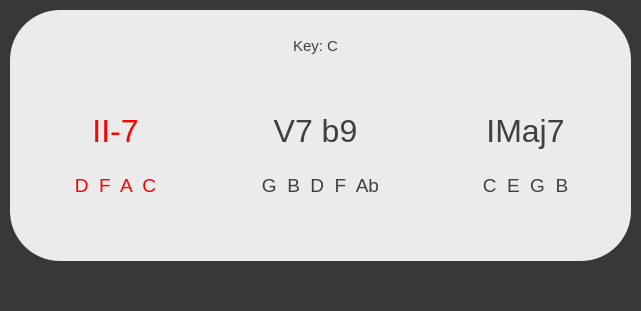
   <widget class="QFrame" name="holder">
    <property name="geometry">
     <rect>
      <x>200</x>
      <y>80</y>
      <width>641</width>
      <height>311</height>
     </rect>
    </property>
    <property name="styleSheet">
     <string notr="true">background:rgb(56, 56, 56);
border-width:1px;
border-radius:50px;
border-color: red;</string>
    </property>
    <property name="frameShape">
     <enum>QFrame::StyledPanel</enum>
    </property>
    <property name="frameShadow">
     <enum>QFrame::Raised</enum>
    </property>
    <widget class="QFrame" name="sheet">
     <property name="geometry">
      <rect>
       <x>10</x>
       <y>10</y>
       <width>621</width>
       <height>251</height>
      </rect>
     </property>
     <property name="styleSheet">
      <string notr="true">background: rgb(235, 235, 235)</string>
     </property>
     <property name="frameShape">
      <enum>QFrame::StyledPanel</enum>
     </property>
     <property name="frameShadow">
      <enum>QFrame::Raised</enum>
     </property>
     <widget class="QLabel" name="keylabel">
      <property name="geometry">
       <rect>
        <x>240</x>
        <y>20</y>
        <width>131</width>
        <height>31</height>
       </rect>
      </property>
      <property name="font">
       <font>
        <pointsize>11</pointsize>
       </font>
      </property>
      <property name="styleSheet">
       <string notr="true">color:rgb(63, 63, 63)</string>
      </property>
      <property name="text">
       <string>Key: C</string>
      </property>
      <property name="alignment">
       <set>Qt::AlignCenter</set>
      </property>
     </widget>
     <widget class="QLabel" name="chord1">
      <property name="geometry">
       <rect>
        <x>210</x>
        <y>80</y>
        <width>191</width>
        <height>81</height>
       </rect>
      </property>
      <property name="font">
       <font>
        <pointsize>24</pointsize>
       </font>
      </property>
      <property name="autoFillBackground">
       <bool>false</bool>
      </property>
      <property name="styleSheet">
       <string notr="true">color:rgb(63, 63, 63)</string>
      </property>
      <property name="frameShadow">
       <enum>QFrame::Sunken</enum>
      </property>
      <property name="text">
       <string>V7 b9</string>
      </property>
      <property name="alignment">
       <set>Qt::AlignCenter</set>
      </property>
     </widget>
     <widget class="QLabel" name="chord0">
      <property name="geometry">
       <rect>
        <x>0</x>
        <y>80</y>
        <width>211</width>
        <height>81</height>
       </rect>
      </property>
      <property name="font">
       <font>
        <pointsize>24</pointsize>
       </font>
      </property>
      <property name="autoFillBackground">
       <bool>false</bool>
      </property>
      <property name="styleSheet">
       <string notr="true">color:rgb(255, 0, 0)</string>
      </property>
      <property name="frameShadow">
       <enum>QFrame::Sunken</enum>
      </property>
      <property name="text">
       <string>II-7</string>
      </property>
      <property name="alignment">
       <set>Qt::AlignCenter</set>
      </property>
     </widget>
     <widget class="QLabel" name="chord2">
      <property name="geometry">
       <rect>
        <x>410</x>
        <y>80</y>
        <width>211</width>
        <height>81</height>
       </rect>
      </property>
      <property name="font">
       <font>
        <pointsize>24</pointsize>
       </font>
      </property>
      <property name="autoFillBackground">
       <bool>false</bool>
      </property>
      <property name="styleSheet">
       <string notr="true">color:rgb(63, 63, 63)</string>
      </property>
      <property name="frameShadow">
       <enum>QFrame::Sunken</enum>
      </property>
      <property name="text">
       <string>IMaj7</string>
      </property>
      <property name="alignment">
       <set>Qt::AlignCenter</set>
      </property>
     </widget>
     <widget class="QLabel" name="notes0">
      <property name="geometry">
       <rect>
        <x>10</x>
        <y>160</y>
        <width>191</width>
        <height>31</height>
       </rect>
      </property>
      <property name="font">
       <font>
        <pointsize>14</pointsize>
       </font>
      </property>
      <property name="styleSheet">
       <string notr="true">color:rgb(255, 0, 0)</string>
      </property>
      <property name="text">
       <string>D  F  A  C</string>
      </property>
      <property name="alignment">
       <set>Qt::AlignCenter</set>
      </property>
     </widget>
     <widget class="QLabel" name="notes1">
      <property name="geometry">
       <rect>
        <x>200</x>
        <y>160</y>
        <width>221</width>
        <height>31</height>
       </rect>
      </property>
      <property name="font">
       <font>
        <pointsize>14</pointsize>
       </font>
      </property>
      <property name="styleSheet">
       <string notr="true">color:rgb(63, 63, 63)</string>
      </property>
      <property name="text">
       <string>G  B  D  F  Ab</string>
      </property>
      <property name="alignment">
       <set>Qt::AlignCenter</set>
      </property>
     </widget>
     <widget class="QLabel" name="notes2">
      <property name="geometry">
       <rect>
        <x>420</x>
        <y>160</y>
        <width>191</width>
        <height>31</height>
       </rect>
      </property>
      <property name="font">
       <font>
        <pointsize>14</pointsize>
       </font>
      </property>
      <property name="styleSheet">
       <string notr="true">color:rgb(63, 63, 63)</string>
      </property>
      <property name="text">
       <string>C  E  G  B</string>
      </property>
      <property name="alignment">
       <set>Qt::AlignCenter</set>
      </property>
     </widget>
    </widget>
   </widget>
